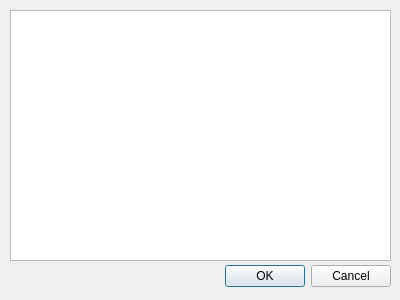
<?xml version="1.0" encoding="UTF-8"?>
<ui version="4.0">
 <class>EditTagsDialog</class>
 <widget class="QDialog" name="EditTagsDialog">
  <property name="geometry">
   <rect>
    <x>0</x>
    <y>0</y>
    <width>400</width>
    <height>300</height>
   </rect>
  </property>
  <property name="windowTitle">
   <string>Dialog</string>
  </property>
  <widget class="QDialogButtonBox" name="buttonBox">
   <property name="geometry">
    <rect>
     <x>50</x>
     <y>260</y>
     <width>341</width>
     <height>32</height>
    </rect>
   </property>
   <property name="orientation">
    <enum>Qt::Horizontal</enum>
   </property>
   <property name="standardButtons">
    <set>QDialogButtonBox::Cancel|QDialogButtonBox::Ok</set>
   </property>
  </widget>
  <widget class="DeselectableTreeView" name="treeView">
   <property name="geometry">
    <rect>
     <x>10</x>
     <y>10</y>
     <width>381</width>
     <height>251</height>
    </rect>
   </property>
   <property name="selectionMode">
    <enum>QAbstractItemView::SingleSelection</enum>
   </property>
  </widget>
 </widget>
 <customwidgets>
  <customwidget>
   <class>DeselectableTreeView</class>
   <extends>QTreeView</extends>
   <header>deselectable_tree_view.h</header>
  </customwidget>
 </customwidgets>
 <resources/>
 <connections>
  <connection>
   <sender>buttonBox</sender>
   <signal>accepted()</signal>
   <receiver>EditTagsDialog</receiver>
   <slot>accept()</slot>
   <hints>
    <hint type="sourcelabel">
     <x>248</x>
     <y>254</y>
    </hint>
    <hint type="destinationlabel">
     <x>157</x>
     <y>274</y>
    </hint>
   </hints>
  </connection>
  <connection>
   <sender>buttonBox</sender>
   <signal>rejected()</signal>
   <receiver>EditTagsDialog</receiver>
   <slot>reject()</slot>
   <hints>
    <hint type="sourcelabel">
     <x>316</x>
     <y>260</y>
    </hint>
    <hint type="destinationlabel">
     <x>286</x>
     <y>274</y>
    </hint>
   </hints>
  </connection>
 </connections>
</ui>
